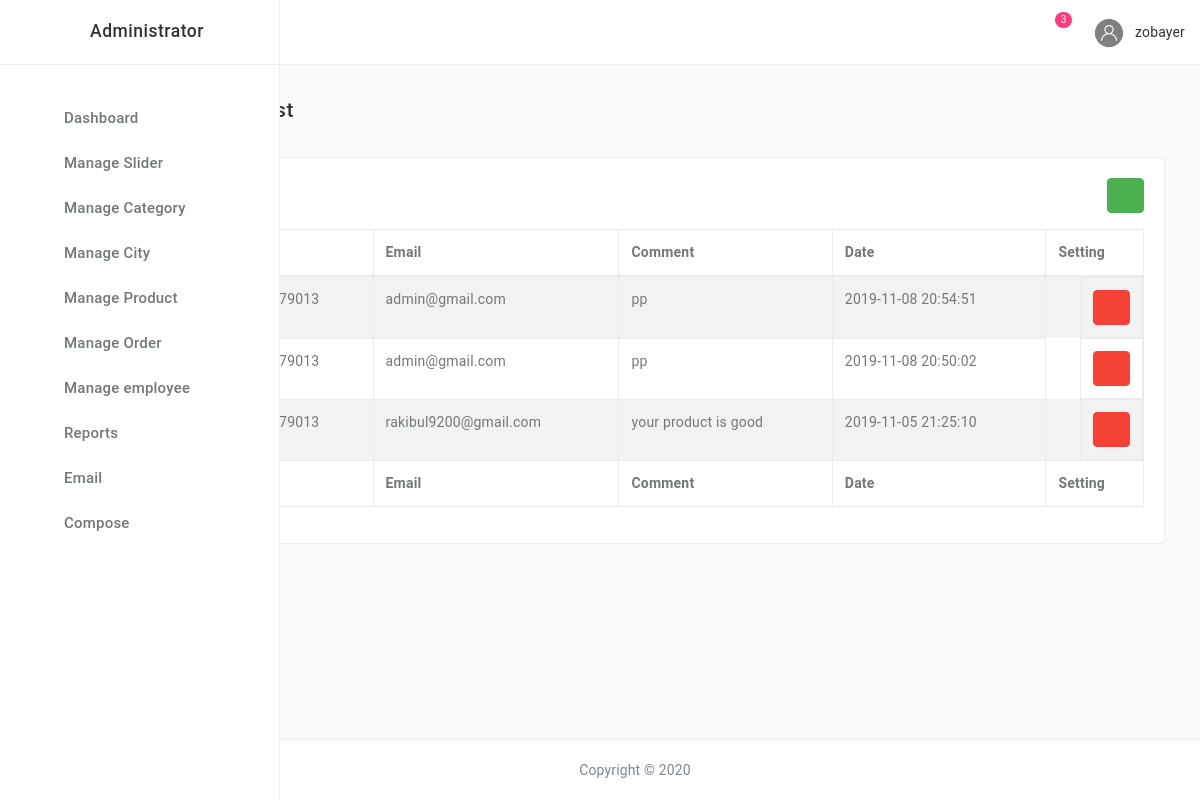
Page /admin/emaillist.php (signed in) on the committed database.
### tables this page shows
CREATE TABLE `contact` (
  `contactid` int(11) NOT NULL,
  `name` varchar(255) NOT NULL,
  `mobileNo` varchar(255) NOT NULL,
  `email` varchar(255) NOT NULL,
  `body` text NOT NULL,
  `status` int(11) NOT NULL DEFAULT 0,
  `date` timestamp NOT NULL DEFAULT current_timestamp()
);

### lib/Database.php (called while the page is built, shortened)
<?php
Class Database{
 public $host   = DB_HOST;
 public $user   = DB_USER;
 public $pass   = DB_PASS;
 public $dbname = DB_NAME;
 public $link;
private function connectDB(){
 $this->link = new mysqli($this->host, $this->user, $this->pass,
  $this->dbname);
 }
public function select($query){
  $result = $this->link->query($query) or
   die($this->link->error.__LINE__);
  if($result->num_rows > 0){
    return $result;
  } else {
    return false;
  }
 }
}
?>

### classes/User.php (called while the page is built, shortened)
<?php
$filepath=realpath(dirname(__FILE__));
include_once ($filepath.'/../lib/Database.php');
 ?>
<?php
class User{
	private $db;
	public function __construct(){
		$this->db=new Database();
	}
	public function getAllComments()
	{
		$query = "select * from contact where status ='0' order by contactid desc";
		$result=$this->db->select($query);
		return $result;
	}
}
 ?>

### lib/Session.php (called while the page is built, shortened)
<?php
class Session{
 public static function get($key){
  if (isset($_SESSION[$key])) {
   return $_SESSION[$key];
  } else {
   return false;
  }
 }
}
?>

### admin/emaillist.php (the view, shortened to what this page needs)
<?php include 'inc/header.php';?>
<?php include 'inc/sidebar.php';?>
<?php include 'inc/header-nav.php';?>
<?php include '../classes/User.php';
$ur=new User();
 ?>
<main class="main-content bgc-grey-100">
    <div id="mainContent">
        <div class="container-fluid">
            <h4 class="c-grey-900 mT-10 mB-30">User Comment List</h4>
            <div class="row">
                <div class="col-md-12">
                    <div class="bgc-white bd bdrs-3 p-20 mB-20">
                        <h4 class="c-grey-900 mB-20"> Data Table <span class="pull-right"><a href="compose.php" class="btn btn-success btn-xs"><i class="fa fa-plus" aria-hidden="true"></i></a></span></h4>
                        <table id="table-datatables" class="table table-striped table-bordered" cellspacing="0" width="100%">
                            <thead>
                                <tr>
                                    <th>Name</th>
                                    <th>Mobile</th>
                                    <th>Email</th>
                                    <th>Comment</th>
                                    <th>Date</th>
                                    <th>Setting</th>
                                </tr>
                            </thead>
                            <tfoot>
                                <tr>
                                    <th>Name</th>
                                    <th>Mobile</th>
                                    <th>Email</th>
                                    <th>Comment</th>
                                    <th>Date</th>
                                    <th>Setting</th>
                                </tr>
                            </tfoot>
                            <tbody>
                                <?php
                                $getCmnt=$ur->getAllComments();
                                if ($getCmnt) {
                                  while ($re=$getCmnt->fetch_assoc()) {
                                 ?>
                                <tr>
                                    <td><?php echo($re['name']); ?></td>
                                    <td><?php echo($re['mobileNo']) ;?></td>
                                    <td><?php echo($re['email']) ;?></td>
                                    <td><?php echo($re['body']) ;?></td>
                                    <td><?php echo($re['date']) ;?></td>
                                    <td class="pull-right">
                                        <?php
                                        if (Session::get("adminRole")=='0') {
                                         ?>
                                        <a class="btn btn-danger"  href="replymsg.php?rmsgid=<?php echo($re['contactid']); ?>"><i class="fa fa-reply" aria-hidden="true"></i></a>
                                    <?php } ?>
                                    </td>
                                </tr>
                                <?php }}else{echo("catagory not found");} ?>
                            </tbody>
                        </table>
                    </div>
                </div>
            </div>
        </div>
    </div>
</main>
<?php include 'inc/footer.php';?>

### rows in the picture
contact: email "admin@gmail.com", body "pp", date "2019-11-08 20:54:51"
contact: email "admin@gmail.com", body "pp", date "2019-11-08 20:50:02"
contact: email "rakibul9200@gmail.com", body "your product is good", date "2019-11-05 21:25:10"

### other values in the picture
$countMail "3"
Session::get('adminName') "zobayer"
